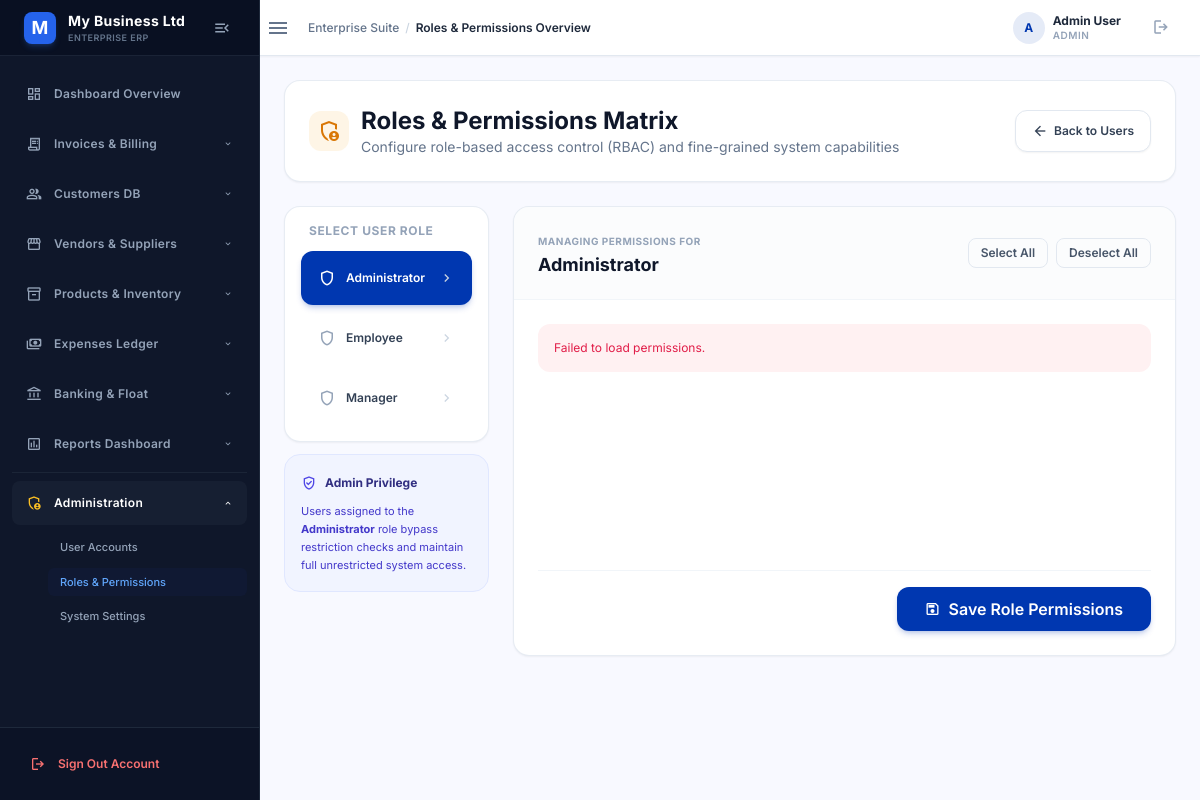
Screenshot of /users/roles (signed in) with the database file from the repository.
### tables this page shows
CREATE TABLE `roles` (
  `id` INT AUTO_INCREMENT PRIMARY KEY,
  `name` VARCHAR(50) NOT NULL UNIQUE,
  `display_name` VARCHAR(100) NOT NULL
);

### controllers/UserController.php (called while the page is built, shortened)
<?php
class UserController {
    private $userModel;
    public function __construct() {
        require_once __DIR__ . '/../config/database.php';
        $this->db = getConnection();
        $this->userModel = new User($this->db);
    }
    public function roles() {
        $roles = $this->userModel->getAllRoles();
        require_once __DIR__ . '/../views/layouts/header.php';
        require_once __DIR__ . '/../views/users/roles.php';
        require_once __DIR__ . '/../views/layouts/footer.php';
    }
}

### config/database.php (called while the page is built, shortened)
<?php
function getConnection()
{
        $dsn = "mysql:host=" . DB_HOST . ";dbname=" . DB_NAME . ";charset=" . DB_CHARSET;
        $pdo = new PDO($dsn, DB_USER, DB_PASS);
        $pdo->setAttribute(PDO::ATTR_ERRMODE, PDO::ERRMODE_EXCEPTION);
        $pdo->setAttribute(PDO::ATTR_DEFAULT_FETCH_MODE, PDO::FETCH_ASSOC);
        return $pdo;
}

### models/User.php (called while the page is built, shortened)
<?php
class User
{
    private $db;
    public function __construct($db)
    {
        $this->db = $db;
    }
    public function getAllRoles()
    {
        $sql = "SELECT * FROM roles ORDER BY display_name";
        return $this->db->query($sql)->fetchAll();
    }
}

### views/users/roles.php (the view, shortened to what this page needs)
<div class="max-w-7xl mx-auto space-y-6">
    <div class="flex flex-col md:flex-row md:items-center justify-between gap-4 bg-white rounded-2xl p-6 border border-slate-200/80 shadow-sm">
        <div class="flex items-center gap-3">
            <div class="w-10 h-10 rounded-xl bg-amber-500/10 text-amber-600 flex items-center justify-center font-bold">
                <span class="material-symbols-outlined text-2xl">admin_panel_settings</span>
            </div>
            <div>
                <h1 class="text-2xl font-bold text-slate-900">Roles & Permissions Matrix</h1>
                <p class="text-sm text-slate-500">Configure role-based access control (RBAC) and fine-grained system capabilities</p>
            </div>
        </div>
        <div>
            <a href="<?= BASE_URL ?>/users" class="px-4 py-2 border border-slate-200 rounded-xl text-xs font-semibold text-slate-700 bg-white hover:bg-slate-50 transition-all flex items-center gap-1.5 shadow-sm">
                <span class="material-symbols-outlined text-base">arrow_back</span>
                <span>Back to Users</span>
            </a>
        </div>
    </div>
    <div class="grid grid-cols-1 lg:grid-cols-4 gap-6">
        <div class="lg:col-span-1 space-y-3">
            <div class="bg-white rounded-2xl border border-slate-200/80 shadow-sm p-4">
                <h3 class="text-xs font-bold text-slate-400 uppercase tracking-wider mb-3 px-2">Select User Role</h3>
                <div class="space-y-1.5" id="rolesList">
                    <?php foreach ($roles as $role): ?>
                        <button type="button"
                                onclick="selectRole(<?= $role['id'] ?>, '<?= htmlspecialchars(addslashes($role['display_name'])) ?>', this)"
                                class="role-btn w-full flex items-center justify-between px-4 py-3 rounded-xl text-xs font-semibold text-slate-700 hover:bg-slate-100 transition-all text-left group border border-transparent hover:border-slate-200">
                            <div class="flex items-center gap-2.5">
                                <span class="material-symbols-outlined text-lg text-slate-400 group-hover:text-primary transition-colors">shield</span>
                                <span><?= htmlspecialchars($role['display_name']) ?></span>
                            </div>
                            <span class="material-symbols-outlined text-base text-slate-300 group-hover:translate-x-0.5 transition-transform">chevron_right</span>
                        </button>
                    <?php endforeach; ?>
                </div>
            </div>
            <div class="bg-indigo-50/70 rounded-2xl border border-indigo-100 p-4 text-xs text-indigo-950 space-y-2">
                <div class="flex items-center gap-2 font-bold text-indigo-900">
                    <span class="material-symbols-outlined text-base text-indigo-600">verified_user</span>
                    <span>Admin Privilege</span>
                </div>
                <p class="leading-relaxed text-[11px] text-indigo-700">
                    Users assigned to the <strong>Administrator</strong> role bypass restriction checks and maintain full unrestricted system access.
                </p>
            </div>
        </div>
        <div class="lg:col-span-3">
            <div class="bg-white rounded-2xl border border-slate-200/80 shadow-sm overflow-hidden min-h-[450px] flex flex-col" id="permissionsCard">
                <div class="px-6 py-5 border-b border-slate-100 bg-slate-50/50 flex flex-col sm:flex-row sm:items-center justify-between gap-4">
                    <div>
                        <span class="text-[10px] font-bold text-slate-400 uppercase tracking-wider">Managing Permissions For</span>
                        <h2 class="text-lg font-bold text-slate-900" id="selectedRoleTitle">Select a Role</h2>
                    </div>
                    <div class="flex items-center gap-2 hidden" id="matrixActions">
                        <button type="button" onclick="selectAllPerms()" class="px-3 py-1.5 rounded-lg border border-slate-200 text-xs font-semibold text-slate-600 hover:bg-slate-100 transition-colors">
                            Select All
                        </button>
                        <button type="button" onclick="deselectAllPerms()" class="px-3 py-1.5 rounded-lg border border-slate-200 text-xs font-semibold text-slate-600 hover:bg-slate-100 transition-colors">
                            Deselect All
                        </button>
                    </div>
                </div>
                <form id="matrixForm" class="p-6 flex-1 flex flex-col justify-between">
                    <div id="permissionsContainer" class="space-y-6">
                    </div>
                    <div class="mt-8 pt-4 border-t border-slate-100 flex justify-end hidden" id="matrixFooter">
                        <button type="submit" id="savePermsBtn" class="flex items-center gap-2 bg-primary hover:bg-primary/90 text-white px-7 py-2.5 rounded-xl font-semibold shadow-md shadow-primary/20 transition-all">
                            <span class="material-symbols-outlined text-base">save</span>
                            <span>Save Role Permissions</span>
                        </button>
                    </div>
                </form>
            </div>
        </div>
    </div>
</div>

### views/layouts/header.php (style rules this page uses)
.material-symbols-outlined { font-variation-settings: 'FILL' 0, 'wght' 400, 'GRAD' 0, 'opsz' 24; display: inline-block; line-height: 1; text-transform: none; letter-spacing: normal; word-wrap: normal; white-space: nowrap; direction: ltr; }
body { font-family: 'Inter', sans-serif; background-color: #F1F5F9; visibility: hidden; opacity: 0; }

### rows the page displays
roles: display_name "Administrator"
roles: display_name "Employee"
roles: display_name "Manager"

### other values shown
substr($companyName, 0, 1) "M"
$companyName "My Business Ltd"
$title "Roles & Permissions"
substr($_SESSION['full_name'] ?? $_SESSION['username'] ?? 'U', 0, 1) "A"
$_SESSION['full_name'] "Admin User"
$_SESSION['role'] "ADMIN"
